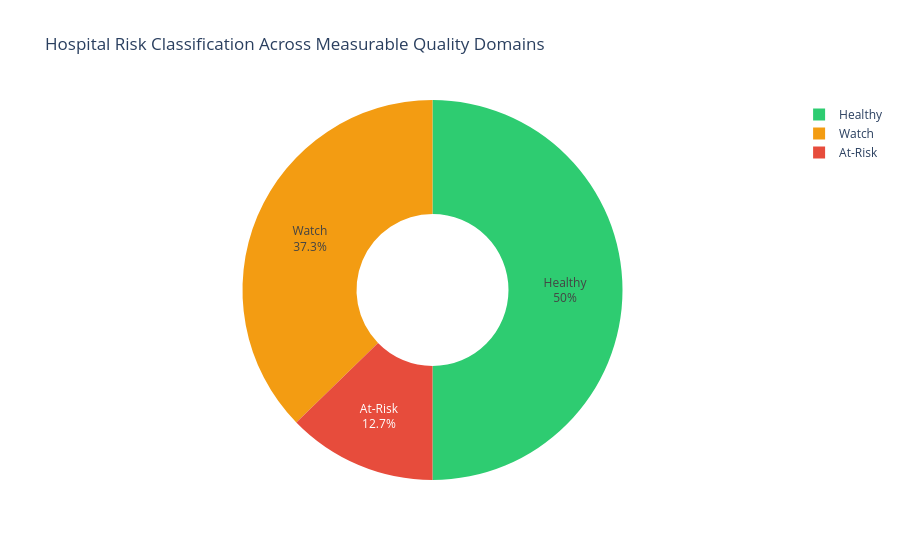

Here is the notebook cell this chart was saved with:
### Markdown cell above
### Q8 — Flag hospitals that are "Worse" in 2+ quality domains

### Code cell
at_risk = q("""
WITH risk_flags AS (
    SELECT
        "Facility ID",
        "Facility Name",
        State,
        "Hospital Type",
        "Hospital Ownership",
        "Hospital overall rating",
        CASE WHEN CAST(NULLIF("Count of MORT Measures Worse",   'Not Available') AS INTEGER) >= 1
             THEN 1 ELSE 0 END AS mort_risk,
        CASE WHEN CAST(NULLIF("Count of Safety Measures Worse", 'Not Available') AS INTEGER) >= 1
             THEN 1 ELSE 0 END AS safety_risk,
        CASE WHEN CAST(NULLIF("Count of READM Measures Worse",  'Not Available') AS INTEGER) >= 1
             THEN 1 ELSE 0 END AS readm_risk
    FROM hospitals
    WHERE "Count of MORT Measures Worse"   != 'Not Available'
      AND "Count of Safety Measures Worse" != 'Not Available'
      AND "Count of READM Measures Worse"  != 'Not Available'
)
SELECT
    *,
    (mort_risk + safety_risk + readm_risk) AS risk_score,
    CASE
        WHEN (mort_risk + safety_risk + readm_risk) >= 2 THEN 'At-Risk'
        WHEN (mort_risk + safety_risk + readm_risk) =  1 THEN 'Watch'
        ELSE 'Healthy'
    END AS risk_category
FROM risk_flags
ORDER BY risk_score DESC, "Hospital overall rating"
""")

summary = at_risk["risk_category"].value_counts().reset_index()
summary.columns = ["risk_category", "count"]
summary["pct"] = (summary["count"] / summary["count"].sum() * 100).round(1)

fig = px.pie(
    summary,
    values="count", names="risk_category",
    color="risk_category",
    color_discrete_map={"At-Risk": "#e74c3c", "Watch": "#f39c12", "Healthy": "#2ecc71"},
    title="Hospital Risk Classification Across Measurable Quality Domains",
    hole=0.4,
)
fig.update_traces(textinfo="percent+label")
fig.show()
print(summary.to_string(index=False))
print(f"\nAt-Risk hospitals: {at_risk[at_risk.risk_category=='At-Risk'].shape[0]:,}")

### Figure 1 — Plotly figure (JSON) as saved in the notebook; plotly's stock layout.template omitted (floating-point values rounded to 4 significant figures)
{"data": [{"customdata": [["Healthy"], ["Watch"], ["At-Risk"]], "domain": {"x": [0, 1], "y": [0, 1]}, "hole": 0.4, "hovertemplate": "risk_category=%{customdata[0]}<br>count=%{value}<extra></extra>", "labels": ["Healthy", "Watch", "At-Risk"], "legendgroup": "", "marker": {"colors": ["#2ecc71", "#f39c12", "#e74c3c"]}, "name": "", "showlegend": true, "textinfo": "percent+label", "type": "pie", "values": [1541, 1149, 392]}], "layout": {"legend": {"tracegroupgap": 0}, "title": {"text": "Hospital Risk Classification Across Measurable Quality Domains"}}}
